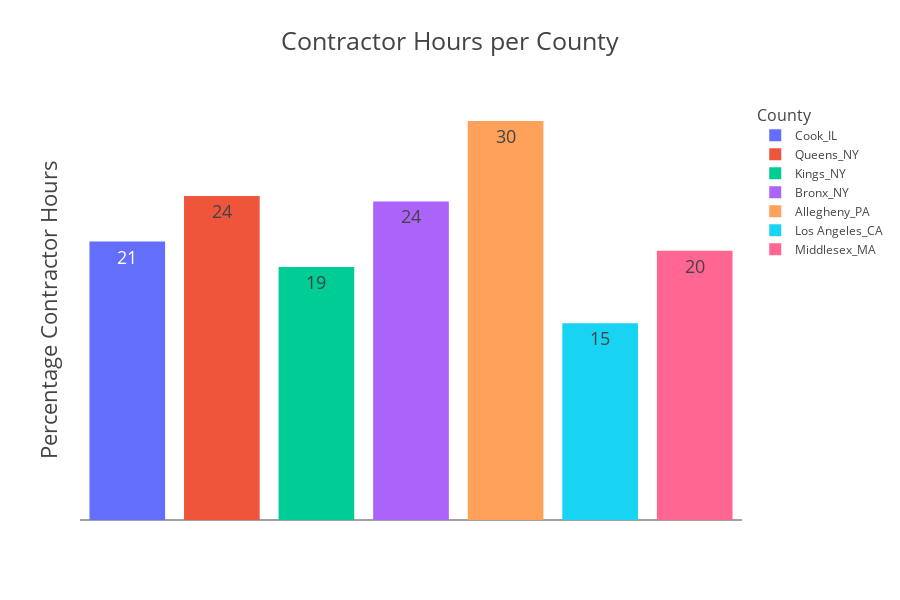

Source (notebook cell):
### Markdown cell above
3. COUNTY ANALYSIS

### Code cell
# Find counties with the hightest average daily contractor hours

countybar_df = df.groupby(['county_state'], as_index=False).agg(totalcontractorhours = ('totalcontractorhours','sum'),
                                                                totalproviders=('provider','nunique'),
                                                                percentagecontractorhours = ('percentagecontractorhours', 'mean'),
                                                                RegisteredNurseDON = ('rndonhours_ctr','sum'),
                                                                RegisteredNurseAdmin = ('rnadminhours_ctr','sum'),
                                                                LicensedPractionerNurseAdmin =('lpnadminhours_ctr','sum'),
                                                                LicensedPractionerNurse = ('lpnhours_ctr', 'sum'),
                                                                CertifiedNursingAssistant = ('cnahours_ctr', 'sum'),
                                                                NurseInTraining = ('nurseintraininghours_ctr','sum'),
                                                                MedAide = ('medaidehours_ctr','sum'),
                                                                contractorhoursperresident = ('contractorhoursperresident','mean'),
                                                                avgdailyresidents = ('avg_daily_residents','mean'),
                                                                avgrating = ('overall_rating','mean')).nlargest(7,'totalproviders')


figure=px.bar(countybar_df,x="county_state",y='percentagecontractorhours',
             title=f'Contractor Hours per County',
             height=600,color=countybar_df['county_state'],
             text = round(countybar_df['percentagecontractorhours']),
             hover_data = {'totalproviders':True,'totalcontractorhours':True,
                           'avgdailyresidents':True}
              )

#Update the plot

figure.update_xaxes(title='',tickvals=[])
figure.update_yaxes(title='Percentage Contractor Hours', tickvals=[])
figure.update_layout(
    legend = dict(
        title =dict(text='County',font = dict(size = 16)),
        font = dict(size = 12)),
        template = 'presentation')

### Figure 1 — Plotly figure (JSON) as saved in the notebook; plotly's stock layout.template omitted (floating-point values rounded to 4 significant figures)
{"data": [{"alignmentgroup": "True", "customdata": [[73, 637900.0, 140.7]], "hovertemplate": "county_state=%{x}<br>percentagecontractorhours=%{y}<br>text=%{text}<br>totalproviders=%{customdata[0]}<br>totalcontractorhours=%{customdata[1]}<br>avgdailyresidents=%{customdata[2]}<extra></extra>", "legendgroup": "Cook_IL", "marker": {"color": "#636efa", "pattern": {"shape": ""}}, "name": "Cook_IL", "offsetgroup": "Cook_IL", "orientation": "v", "showlegend": true, "text": [21], "textposition": "auto", "type": "bar", "x": ["Cook_IL"], "xaxis": "x", "y": [20.82], "yaxis": "y"}, {"alignmentgroup": "True", "customdata": [[42, 650600.0, 217.3]], "hovertemplate": "county_state=%{x}<br>percentagecontractorhours=%{y}<br>text=%{text}<br>totalproviders=%{customdata[0]}<br>totalcontractorhours=%{customdata[1]}<br>avgdailyresidents=%{customdata[2]}<extra></extra>", "legendgroup": "Queens_NY", "marker": {"color": "#EF553B", "pattern": {"shape": ""}}, "name": "Queens_NY", "offsetgroup": "Queens_NY", "orientation": "v", "showlegend": true, "text": [24], "textposition": "auto", "type": "bar", "x": ["Queens_NY"], "xaxis": "x", "y": [24.23], "yaxis": "y"}, {"alignmentgroup": "True", "customdata": [[39, 559800.0, 249.0]], "hovertemplate": "county_state=%{x}<br>percentagecontractorhours=%{y}<br>text=%{text}<br>totalproviders=%{customdata[0]}<br>totalcontractorhours=%{customdata[1]}<br>avgdailyresidents=%{customdata[2]}<extra></extra>", "legendgroup": "Kings_NY", "marker": {"color": "#00cc96", "pattern": {"shape": ""}}, "name": "Kings_NY", "offsetgroup": "Kings_NY", "orientation": "v", "showlegend": true, "text": [19], "textposition": "auto", "type": "bar", "x": ["Kings_NY"], "xaxis": "x", "y": [18.91], "yaxis": "y"}, {"alignmentgroup": "True", "customdata": [[37, 639100.0, 255.7]], "hovertemplate": "county_state=%{x}<br>percentagecontractorhours=%{y}<br>text=%{text}<br>totalproviders=%{customdata[0]}<br>totalcontractorhours=%{customdata[1]}<br>avgdailyresidents=%{customdata[2]}<extra></extra>", "legendgroup": "Bronx_NY", "marker": {"color": "#ab63fa", "pattern": {"shape": ""}}, "name": "Bronx_NY", "offsetgroup": "Bronx_NY", "orientation": "v", "showlegend": true, "text": [24], "textposition": "auto", "type": "bar", "x": ["Bronx_NY"], "xaxis": "x", "y": [23.82], "yaxis": "y"}, {"alignmentgroup": "True", "customdata": [[35, 434400.0, 118.0]], "hovertemplate": "county_state=%{x}<br>percentagecontractorhours=%{y}<br>text=%{text}<br>totalproviders=%{customdata[0]}<br>totalcontractorhours=%{customdata[1]}<br>avgdailyresidents=%{customdata[2]}<extra></extra>", "legendgroup": "Allegheny_PA", "marker": {"color": "#FFA15A", "pattern": {"shape": ""}}, "name": "Allegheny_PA", "offsetgroup": "Allegheny_PA", "orientation": "v", "showlegend": true, "text": [30], "textposition": "auto", "type": "bar", "x": ["Allegheny_PA"], "xaxis": "x", "y": [29.84], "yaxis": "y"}, {"alignmentgroup": "True", "customdata": [[33, 181400.0, 109.3]], "hovertemplate": "county_state=%{x}<br>percentagecontractorhours=%{y}<br>text=%{text}<br>totalproviders=%{customdata[0]}<br>totalcontractorhours=%{customdata[1]}<br>avgdailyresidents=%{customdata[2]}<extra></extra>", "legendgroup": "Los Angeles_CA", "marker": {"color": "#19d3f3", "pattern": {"shape": ""}}, "name": "Los Angeles_CA", "offsetgroup": "Los Angeles_CA", "orientation": "v", "showlegend": true, "text": [15], "textposition": "auto", "type": "bar", "x": ["Los Angeles_CA"], "xaxis": "x", "y": [14.72], "yaxis": "y"}, {"alignmentgroup": "True", "customdata": [[29, 209600.0, 106.7]], "hovertemplate": "county_state=%{x}<br>percentagecontractorhours=%{y}<br>text=%{text}<br>totalproviders=%{customdata[0]}<br>totalcontractorhours=%{customdata[1]}<br>avgdailyresidents=%{customdata[2]}<extra></extra>", "legendgroup": "Middlesex_MA", "marker": {"color": "#FF6692", "pattern": {"shape": ""}}, "name": "Middlesex_MA", "offsetgroup": "Middlesex_MA", "orientation": "v", "showlegend": true, "text": [20], "textposition": "auto", "type": "bar", "x": ["Middlesex_MA"], "xaxis": "x", "y": [20.13], "yaxis": "y"}], "layout": {"barmode": "relative", "height": 600, "legend": {"font": {"size": 12}, "title": {"font": {"size": 16}, "text": "County"}, "tracegroupgap": 0}, "title": {"text": "Contractor Hours per County"}, "xaxis": {"anchor": "y", "categoryarray": ["Cook_IL", "Queens_NY", "Kings_NY", "Bronx_NY", "Allegheny_PA", "Los Angeles_CA", "Middlesex_MA"], "categoryorder": "array", "domain": [0, 1], "tickvals": [], "title": {"text": ""}}, "yaxis": {"anchor": "x", "domain": [0, 1], "tickvals": [], "title": {"text": "Percentage Contractor Hours"}}}}
